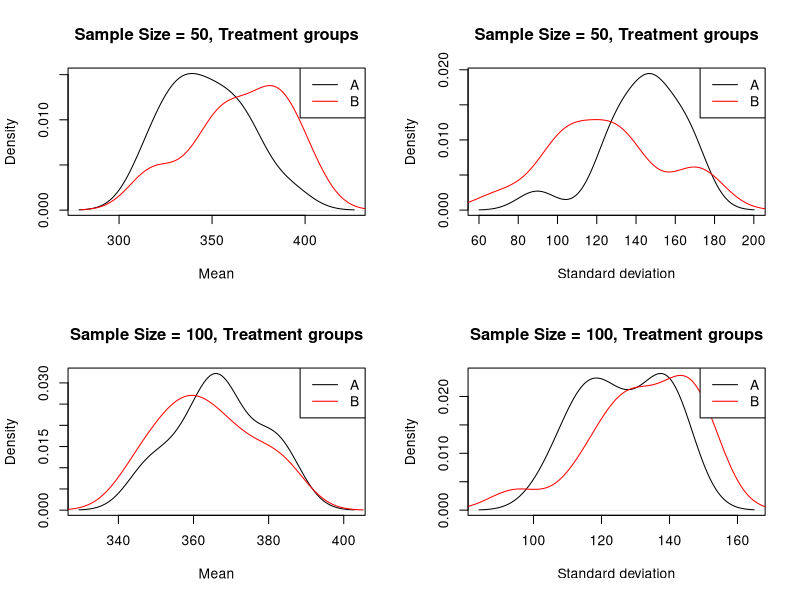
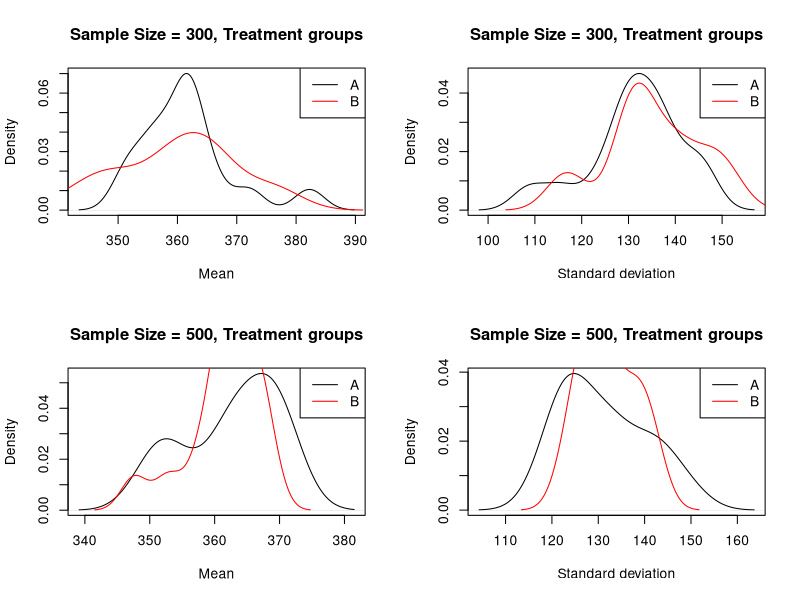
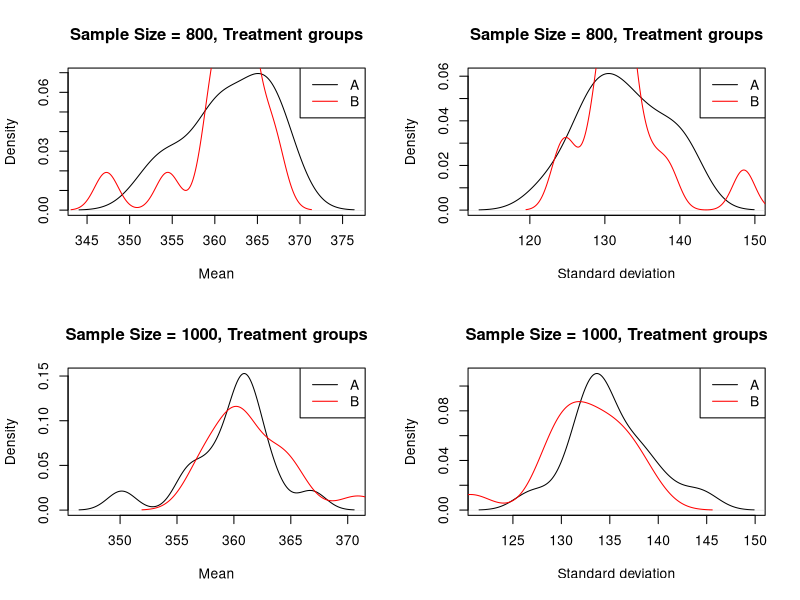

These figures' R source, in order:
#Sample simulations
#Constanza Avalos
#21/07/23

#Excercise 2: 
#generates samples with different sample sizes: 50, 100, 300 and 500
#In each sample, 50% of the participants are randomly assigned to either treatment A or B.
#In each sample, it simulates randomized choices. 
#Each participant must answer 15 cereal choice tasks.
#In the tasks, subjects choose from a list of 9 kinds of cereal. 
#The value is the cereals are: 1 = 474, 2=453, 3=424, 4=398, 5=392, 6=380, 7=374, 8=360, 9=0
#Plot the density means and standard deviation of the sample sizes by treatment groups.


# Set seed for reproducibility
set.seed(123)

# Define cereal values
cereal_values <- c(474, 453, 424, 398, 392, 380, 374, 360, 0)

# Generate samples
sample_sizes <- c(50, 100, 300, 500, 800, 1000)
treatments <- c("A", "B") # A= Coarse and B= Detailed labels
samples <- list()

for (i in 1:length(sample_sizes)) {
  sample_size <- sample_sizes[i]
  sample <- data.frame(participant = 1:(2*sample_size),
                       treatment = rep(treatments, each = sample_size),
                       task1 = sample(cereal_values, 2*sample_size, replace = TRUE),
                       task2 = sample(cereal_values, 2*sample_size, replace = TRUE),
                       task3 = sample(cereal_values, 2*sample_size, replace = TRUE),
                       task4 = sample(cereal_values, 2*sample_size, replace = TRUE),
                       task5 = sample(cereal_values, 2*sample_size, replace = TRUE),
                       task6 = sample(cereal_values, 2*sample_size, replace = TRUE),
                       task7 = sample(cereal_values, 2*sample_size, replace = TRUE),
                       task8 = sample(cereal_values, 2*sample_size, replace = TRUE),
                       task9 = sample(cereal_values, 2*sample_size, replace = TRUE),
                       task10 = sample(cereal_values, 2*sample_size, replace = TRUE),
                       task11 = sample(cereal_values, 2*sample_size, replace = TRUE),
                       task12 = sample(cereal_values, 2*sample_size, replace = TRUE),
                       task13 = sample(cereal_values, 2*sample_size, replace = TRUE),
                       task14 = sample(cereal_values, 2*sample_size, replace = TRUE),
                       task15 = sample(cereal_values, 2*sample_size, replace = TRUE))
  samples[[i]] <- sample
}

# Calculate means and standard deviations by treatment group
means <- list()
sds <- list()
vars <- list()

for (i in 1:length(samples)) {
  sample <- samples[[i]]
  means[[i]] <- aggregate(sample[, 3:17], by = list(sample$treatment), mean)
  sds[[i]] <- aggregate(sample[, 3:17], by = list(sample$treatment), sd)
  vars[[i]] <- aggregate(sample[, 3:17], by = list(sample$treatment), var)
}

# Plot density means and standard deviation of the sample sizes by treatment groups
par(mfrow = c(2, 2))
for (i in 1:length(samples)) {
  sample_size <- sample_sizes[i]
  mean_A <- means[[i]][1, 2:16]
  mean_B <- means[[i]][2, 2:16]
  sd_A <- sds[[i]][1, 2:16]
  sd_B <- sds[[i]][2, 2:16]
  var_A <- vars[[i]][1, 2:16]
  var_B <- vars[[i]][2, 2:16]
  mean_A_num <- as.numeric(mean_A)
  mean_B_num <- as.numeric(mean_B)
  sd_A_num <- as.numeric(sd_A)
  sd_B_num <- as.numeric(sd_B)
  var_A_num <- as.numeric(var_A)
  var_B_num <- as.numeric(var_B)
  plot(density(mean_A_num), main = paste0("Sample Size = ", sample_size, ", Treatment groups"), xlab = "Mean", ylab = "Density")
  lines(density(mean_B_num), col = "red")
  legend("topright", legend = c("A", "B"), col = c("black", "red"), lty = 1)
  plot(density(sd_A_num), main = paste0("Sample Size = ", sample_size, ", Treatment groups"), xlab = "Standard deviation", ylab = "Density")
  lines(density(sd_B_num), col = "red")
  legend("topright", legend = c("A", "B"), col = c("black", "red"), lty = 1)
}

# Summary means and sd by sample sizes

print(means[[1]])
print(means[[2]])
print(means[[3]])
print(means[[4]])
print(means[[5]])
print(means[[6]])

print(sds[[1]])
print(sds[[2]])
print(sds[[3]])
print(sds[[4]])
print(sds[[5]])
print(sds[[6]])
